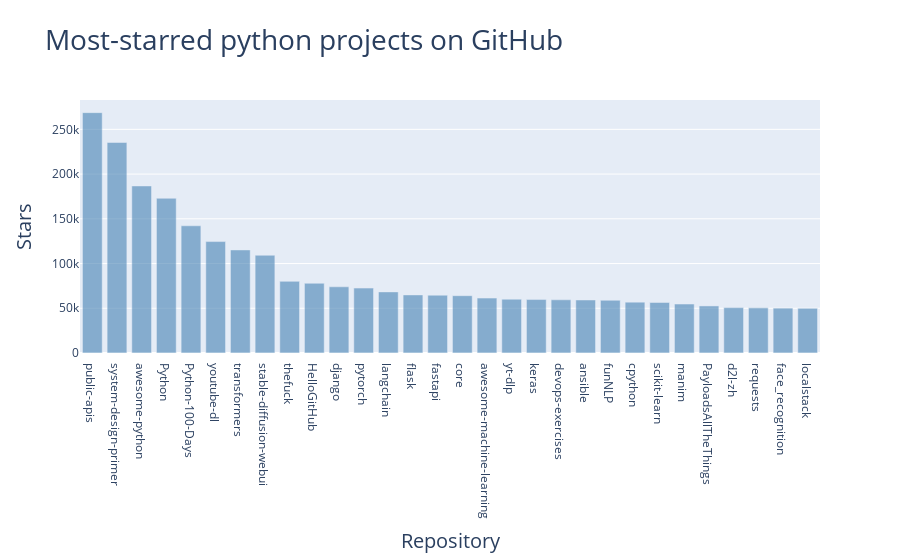

The code cell stored with this chart in its notebook:
### Markdown cell above
Adding Clickable Links 
Customiziing Marker colors

### Code cell
import requests
import plotly.express as px

# Make an APC call to Github
url = "https://api.github.com/search/repositories?q=language:python+sort:stars+stars:>10000"

headers = {"Accept": "application/vnd.github.v3+json"}
r = requests.get(url, headers=headers)
print(f"Status Code: {r.status_code}")

# Process over the result
response_dict = r.json()
print(f"Completed Results: {not response_dict['incomplete_results']}")

# process repository information
repo_dicts = response_dict["items"]
repo_links, stars, hover_texts = [], [], []

for repo_dict in repo_dicts:
    # Turn repo naes into actives links.
    repo_name = repo_dict["name"]
    repo_url = repo_dict["html_url"]
    repo_link = f"<a href='{repo_url}' > {repo_name}</a>"
    repo_links.append(repo_link)
    stars.append(repo_dict["stargazers_count"])
    owner = repo_dict["owner"]["login"]
    description = repo_dict["description"]
    hover_text = f"{owner} <br /> {description}"
    hover_texts.append(hover_text)

# Make a visualization
title = "Most-starred python projects on GitHub"
labels = {"x": "Repository", "y": "Stars"}
fig = px.bar(x=repo_links, y=stars, title=title, labels=labels, hover_name=hover_texts)

fig.update_layout(
    title_font_size=28, xaxis_title_font_size=20, yaxis_title_font_size=20
)

# Customizing Maker colors 
fig.update_traces(marker_color ='SteelBlue',marker_opacity = 0.6)

fig.show()

### Figure 1 — Plotly figure (JSON) as saved in the notebook; plotly's stock layout.template omitted (floating-point values rounded to 4 significant figures)
{"data": [{"alignmentgroup": "True", "hovertemplate": "<b>%{hovertext}</b><br><br>Repository=%{x}<br>Stars=%{y}<extra></extra>", "hovertext": ["public-apis <br /> A collective list of free APIs", "donnemartin <br /> Learn how to design large-scale systems. Prep for the system design interview.  Includes Anki flashcards.", "vinta <br /> A curated list of awesome Python frameworks, libraries, software and resources", "TheAlgorithms <br /> All Algorithms implemented in Python", "jackfrued <br /> Python - 100天从新手到大师", "ytdl-org <br /> Command-line program to download videos from YouTube.com and other video sites", "huggingface <br /> 🤗 Transformers: State-of-the-art Machine Learning for Pytorch, TensorFlow, and JAX.", "AUTOMATIC1111 <br /> Stable Diffusion web UI", "nvbn <br /> Magnificent app which corrects your previous console command.", "521xueweihan <br /> :octocat: 分享 GitHub 上有趣、入门级的开源项目。Share interesting, entry-level open source projects on GitHub.", "django <br /> The Web framework for perfectionists with deadlines.", "pytorch <br /> Tensors and Dynamic neural networks in Python with strong GPU acceleration", "langchain-ai <br /> ⚡ Building applications with LLMs through composability ⚡", "pallets <br /> The Python micro framework for building web applications.", "tiangolo <br /> FastAPI framework, high performance, easy to learn, fast to code, ready for production", "home-assistant <br /> :house_with_garden: Open source home automation that puts local control and privacy first.", "josephmisiti <br /> A curated list of awesome Machine Learning frameworks, libraries and software.", "yt-dlp <br /> A youtube-dl fork with additional features and fixes", "keras-team <br /> Deep Learning for humans", "bregman-arie <br /> Linux, Jenkins, AWS, SRE, Prometheus, Docker, Python, Ansible, Git, Kubernetes, Terraform, OpenStack, SQL, NoSQL, Azure, GCP, DNS, Elastic, Network, Virtualization. DevOps Interview Questions", "ansible <br /> Ansible is a radically simple IT automation platform that makes your applications and systems easier to deploy and maintain. Automate everything from code deployment to network configuration to cloud management, in a language that approaches plain English, using SSH, with no agents to install on remote systems. https://docs.ansible.com.", "fighting41love <br /> 中英文敏感词、语言检测、中外手机/电话归属地/运营商查询、名字推断性别、手机号抽取、身份证抽取、邮箱抽取、中日文人名库、中文缩写库、拆字词典、词汇情感值、停用词、反动词表、暴恐词表、繁简体转换、英文模拟中文发音、汪峰歌词生成器、职业名称词库、同义词库、反义词库、否定词库、汽车品牌词库、汽车零件词库、连续英文切割、各种中文词向量、公司名字大全、古诗词库、IT词库、财经词库、成语词库、地名词库、历史名人词库、诗词词库、医学词库、饮食词库、法律词库、汽车词库、动物词库、中文聊天语料、中文谣言数据、百度中文问答数据集、句子相似度匹配算法集合、bert资源、文本生成&摘要相关工具、cocoNLP信息抽取工具、国内电话号码正则匹配、清华大学XLORE:中英文跨语言百科知识图谱、清华大学人工智能技术系列报告、自然语言生成、NLU太难了系列、自动对联数据及机器人、用户名黑名单列表、罪名法务名词及分类模型、微信公众号语料、cs224n深度学习自然语言处理课程、中文手写汉字识别、中文自然语言处理 语料/数据集、变量命名神器、分词语料库+代码、任务型对话英文数据集、ASR 语音数据集 + 基于深度学习的中文语音识别系统、笑声检测器、Microsoft多语言数字/单位/如日期时间识别包、中华新华字典数据库及api(包括常用歇后语、成语、词语和汉字)、文档图谱自动生成、SpaCy 中文模型、Common Voice语音识别数据集新版、神经网络关系抽取、基于bert的命名实体识别、关键词(Keyphrase)抽取包pke、基于医疗领域知识图谱的问答系统、基于依存句法与语义角色标注的事件三元组抽取、依存句法分析4万句高质量标注数据、cnocr：用来做中文OCR的Python3包、中文人物关系知识图谱项目、中文nlp竞赛项目及代码汇总、中文字符数据、speech-aligner: 从“人声语音”及其“语言文本”产生音素级别时间对齐标注的工具、AmpliGraph: 知识图谱表示学习(Python)库：知识图谱概念链接预测、Scattertext 文本可视化(python)、语言/知识表示工具：BERT & ERNIE、中文对比英文自然语言处理NLP的区别综述、Synonyms中文近义词工具包、HarvestText领域自适应文本挖掘工具（新词发现-情感分析-实体链接等）、word2word：(Python)方便易用的多语言词-词对集：62种语言/3,564个多语言对、语音识别语料生成工具：从具有音频/字幕的在线视频创建自动语音识别(ASR)语料库、构建医疗实体识别的模型（包含词典和语料标注）、单文档非监督的关键词抽取、Kashgari中使用gpt-2语言模型、开源的金融投资数据提取工具、文本自动摘要库TextTeaser: 仅支持英文、人民日报语料处理工具集、一些关于自然语言的基本模型、基于14W歌曲知识库的问答尝试--功能包括歌词接龙and已知歌词找歌曲以及歌曲歌手歌词三角关系的问答、基于Siamese bilstm模型的相似句子判定模型并提供训练数据集和测试数据集、用Transformer编解码模型实现的根据Hacker News文章标题自动生成评论、用BERT进行序列标记和文本分类的模板代码、LitBank：NLP数据集——支持自然语言处理和计算人文学科任务的100部带标记英文小说语料、百度开源的基准信息抽取系统、虚假新闻数据集、Facebook: LAMA语言模型分析，提供Transformer-XL/BERT/ELMo/GPT预训练语言模型的统一访问接口、CommonsenseQA：面向常识的英文QA挑战、中文知识图谱资料、数据及工具、各大公司内部里大牛分享的技术文档 PDF 或者 PPT、自然语言生成SQL语句（英文）、中文NLP数据增强（EDA）工具、英文NLP数据增强工具 、基于医药知识图谱的智能问答系统、京东商品知识图谱、基于mongodb存储的军事领域知识图谱问答项目、基于远监督的中文关系抽取、语音情感分析、中文ULMFiT-情感分析-文本分类-语料及模型、一个拍照做题程序、世界各国大规模人名库、一个利用有趣中文语料库 qingyun 训练出来的中文聊天机器人、中文聊天机器人seqGAN、省市区镇行政区划数据带拼音标注、教育行业新闻语料库包含自动文摘功能、开放了对话机器人-知识图谱-语义理解-自然语言处理工具及数据、中文知识图谱：基于百度百科中文页面-抽取三元组信息-构建中文知识图谱、masr: 中文语音识别-提供预训练模型-高识别率、Python音频数据增广库、中文全词覆盖BERT及两份阅读理解数据、ConvLab：开源多域端到端对话系统平台、中文自然语言处理数据集、基于最新版本rasa搭建的对话系统、基于TensorFlow和BERT的管道式实体及关系抽取、一个小型的证券知识图谱/知识库、复盘所有NLP比赛的TOP方案、OpenCLaP：多领域开源中文预训练语言模型仓库、UER：基于不同语料+编码器+目标任务的中文预训练模型仓库、中文自然语言处理向量合集、基于金融-司法领域(兼有闲聊性质)的聊天机器人、g2pC：基于上下文的汉语读音自动标记模块、Zincbase 知识图谱构建工具包、诗歌质量评价/细粒度情感诗歌语料库、快速转化「中文数字」和「阿拉伯数字」、百度知道问答语料库、基于知识图谱的问答系统、jieba_fast 加速版的jieba、正则表达式教程、中文阅读理解数据集、基于BERT等最新语言模型的抽取式摘要提取、Python利用深度学习进行文本摘要的综合指南、知识图谱深度学习相关资料整理、维基大规模平行文本语料、StanfordNLP 0.2.0：纯Python版自然语言处理包、NeuralNLP-NeuralClassifier：腾讯开源深度学习文本分类工具、端到端的封闭域对话系统、中文命名实体识别：NeuroNER vs. BertNER、新闻事件线索抽取、2019年百度的三元组抽取比赛：“科学空间队”源码、基于依存句法的开放域文本知识三元组抽取和知识库构建、中文的GPT2训练代码、ML-NLP - 机器学习(Machine Learning)NLP面试中常考到的知识点和代码实现、nlp4han:中文自然语言处理工具集(断句/分词/词性标注/组块/句法分析/语义分析/NER/N元语法/HMM/代词消解/情感分析/拼写检查、XLM：Facebook的跨语言预训练语言模型、用基于BERT的微调和特征提取方法来进行知识图谱百度百科人物词条属性抽取、中文自然语言处理相关的开放任务-数据集-当前最佳结果、CoupletAI - 基于CNN+Bi-LSTM+Attention 的自动对对联系统、抽象知识图谱、MiningZhiDaoQACorpus - 580万百度知道问答数据挖掘项目、brat rapid annotation tool: 序列标注工具、大规模中文知识图谱数据：1.4亿实体、数据增强在机器翻译及其他nlp任务中的应用及效果、allennlp阅读理解:支持多种数据和模型、PDF表格数据提取工具 、 Graphbrain：AI开源软件库和科研工具，目的是促进自动意义提取和文本理解以及知识的探索和推断、简历自动筛选系统、基于命名实体识别的简历自动摘要、中文语言理解测评基准，包括代表性的数据集&基准模型&语料库&排行榜、树洞 OCR 文字识别 、从包含表格的扫描图片中识别表格和文字、语声迁移、Python口语自然语言处理工具集(英文)、 similarity：相似度计算工具包，java编写、海量中文预训练ALBERT模型 、Transformers 2.0 、基于大规模音频数据集Audioset的音频增强 、Poplar：网页版自然语言标注工具、图片文字去除，可用于漫画翻译 、186种语言的数字叫法库、Amazon发布基于知识的人-人开放领域对话数据集 、中文文本纠错模块代码、繁简体转换 、 Python实现的多种文本可读性评价指标、类似于人名/地名/组织机构名的命名体识别数据集 、东南大学《知识图谱》研究生课程(资料)、. 英文拼写检查库 、 wwsearch是企业微信后台自研的全文检索引擎、CHAMELEON：深度学习新闻推荐系统元架构 、 8篇论文梳理BERT相关模型进展与反思、DocSearch：免费文档搜索引擎、 LIDA：轻量交互式对话标注工具 、aili - the fastest in-memory index in the East 东半球最快并发索引 、知识图谱车音工作项目、自然语言生成资源大全 、中日韩分词库mecab的Python接口库、中文文本摘要/关键词提取、汉字字符特征提取器 (featurizer)，提取汉字的特征（发音特征、字形特征）用做深度学习的特征、中文生成任务基准测评 、中文缩写数据集、中文任务基准测评 - 代表性的数据集-基准(预训练)模型-语料库-baseline-工具包-排行榜、PySS3：面向可解释AI的SS3文本分类器机器可视化工具 、中文NLP数据集列表、COPE - 格律诗编辑程序、doccano：基于网页的开源协同多语言文本标注工具 、PreNLP：自然语言预处理库、简单的简历解析器，用来从简历中提取关键信息、用于中文闲聊的GPT2模型：GPT2-chitchat、基于检索聊天机器人多轮响应选择相关资源列表(Leaderboards、Datasets、Papers)、(Colab)抽象文本摘要实现集锦(教程 、词语拼音数据、高效模糊搜索工具、NLP数据增广资源集、微软对话机器人框架 、 GitHub Typo Corpus：大规模GitHub多语言拼写错误/语法错误数据集、TextCluster：短文本聚类预处理模块 Short text cluster、面向语音识别的中文文本规范化、BLINK：最先进的实体链接库、BertPunc：基于BERT的最先进标点修复模型、Tokenizer：快速、可定制的文本词条化库、中文语言理解测评基准，包括代表性的数据集、基准(预训练)模型、语料库、排行榜、spaCy 医学文本挖掘与信息提取 、 NLP任务示例项目代码集、 python拼写检查库、chatbot-list - 行业内关于智能客服、聊天机器人的应用和架构、算法分享和介绍、语音质量评价指标(MOSNet, BSSEval, STOI, PESQ, SRMR)、 用138GB语料训练的法文RoBERTa预训练语言模型 、BERT-NER-Pytorch：三种不同模式的BERT中文NER实验、无道词典 - 有道词典的命令行版本，支持英汉互查和在线查询、2019年NLP亮点回顾、 Chinese medical dialogue data 中文医疗对话数据集 、最好的汉字数字(中文数字)-阿拉伯数字转换工具、 基于百科知识库的中文词语多词义/义项获取与特定句子词语语义消歧、awesome-nlp-sentiment-analysis - 情感分析、情绪原因识别、评价对象和评价词抽取、LineFlow：面向所有深度学习框架的NLP数据高效加载器、中文医学NLP公开资源整理 、MedQuAD：(英文)医学问答数据集、将自然语言数字串解析转换为整数和浮点数、Transfer Learning in Natural Language Processing (NLP) 、面向语音识别的中文/英文发音辞典、Tokenizers：注重性能与多功能性的最先进分词器、CLUENER 细粒度命名实体识别 Fine Grained Named Entity Recognition、 基于BERT的中文命名实体识别、中文谣言数据库、NLP数据集/基准任务大列表、nlp相关的一些论文及代码, 包括主题模型、词向量(Word Embedding)、命名实体识别(NER)、文本分类(Text Classificatin)、文本生成(Text Generation)、文本相似性(Text Similarity)计算等，涉及到各种与nlp相关的算法，基于keras和tensorflow 、Python文本挖掘/NLP实战示例、 Blackstone：面向非结构化法律文本的spaCy pipeline和NLP模型通过同义词替换实现文本“变脸” 、中文 预训练 ELECTREA 模型: 基于对抗学习 pretrain Chinese Model 、albert-chinese-ner - 用预训练语言模型ALBERT做中文NER 、基于GPT2的特定主题文本生成/文本增广、开源预训练语言模型合集、多语言句向量包、编码、标记和实现：一种可控高效的文本生成方法、 英文脏话大列表 、attnvis：GPT2、BERT等transformer语言模型注意力交互可视化、CoVoST：Facebook发布的多语种语音-文本翻译语料库，包括11种语言(法语、德语、荷兰语、俄语、西班牙语、意大利语、土耳其语、波斯语、瑞典语、蒙古语和中文)的语音、文字转录及英文译文、Jiagu自然语言处理工具 - 以BiLSTM等模型为基础，提供知识图谱关系抽取 中文分词 词性标注 命名实体识别 情感分析 新词发现 关键词 文本摘要 文本聚类等功能、用unet实现对文档表格的自动检测，表格重建、NLP事件提取文献资源列表 、 金融领域自然语言处理研究资源大列表、CLUEDatasetSearch - 中英文NLP数据集：搜索所有中文NLP数据集，附常用英文NLP数据集 、medical_NER - 中文医学知识图谱命名实体识别 、(哈佛)讲因果推理的免费书、知识图谱相关学习资料/数据集/工具资源大列表、Forte：灵活强大的自然语言处理pipeline工具集 、Python字符串相似性算法库、PyLaia：面向手写文档分析的深度学习工具包、TextFooler：针对文本分类/推理的对抗文本生成模块、Haystack：灵活、强大的可扩展问答(QA)框架、中文关键短语抽取工具", "python <br /> The Python programming language", "scikit-learn <br /> scikit-learn: machine learning in Python", "3b1b <br /> Animation engine for explanatory math videos", "swisskyrepo <br /> A list of useful payloads and bypass for Web Application Security and Pentest/CTF", "d2l-ai <br /> 《动手学深度学习》：面向中文读者、能运行、可讨论。中英文版被70多个国家的500多所大学用于教学。", "psf <br /> A simple, yet elegant, HTTP library.", "ageitgey <br /> The world's simplest facial recognition api for Python and the command line", "localstack <br /> 💻 A fully functional local AWS cloud stack. Develop and test your cloud & Serverless apps offline"], "legendgroup": "", "marker": {"color": "SteelBlue", "opacity": 0.6, "pattern": {"shape": ""}}, "name": "", "offsetgroup": "", "orientation": "v", "showlegend": false, "textposition": "auto", "type": "bar", "x": ["<a href='https://github.com/public-apis/public-apis' > public-apis</a>", "<a href='https://github.com/donnemartin/system-design-primer' > system-design-primer</a>", "<a href='https://github.com/vinta/awesome-python' > awesome-python</a>", "<a href='https://github.com/TheAlgorithms/Python' > Python</a>", "<a href='https://github.com/jackfrued/Python-100-Days' > Python-100-Days</a>", "<a href='https://github.com/ytdl-org/youtube-dl' > youtube-dl</a>", "<a href='https://github.com/huggingface/transformers' > transformers</a>", "<a href='https://github.com/AUTOMATIC1111/stable-diffusion-webui' > stable-diffusion-webui</a>", "<a href='https://github.com/nvbn/thefuck' > thefuck</a>", "<a href='https://github.com/521xueweihan/HelloGitHub' > HelloGitHub</a>", "<a href='https://github.com/django/django' > django</a>", "<a href='https://github.com/pytorch/pytorch' > pytorch</a>", "<a href='https://github.com/langchain-ai/langchain' > langchain</a>", "<a href='https://github.com/pallets/flask' > flask</a>", "<a href='https://github.com/tiangolo/fastapi' > fastapi</a>", "<a href='https://github.com/home-assistant/core' > core</a>", "<a href='https://github.com/josephmisiti/awesome-machine-learning' > awesome-machine-learning</a>", "<a href='https://github.com/yt-dlp/yt-dlp' > yt-dlp</a>", "<a href='https://github.com/keras-team/keras' > keras</a>", "<a href='https://github.com/bregman-arie/devops-exercises' > devops-exercises</a>", "<a href='https://github.com/ansible/ansible' > ansible</a>", "<a href='https://github.com/fighting41love/funNLP' > funNLP</a>", "<a href='https://github.com/python/cpython' > cpython</a>", "<a href='https://github.com/scikit-learn/scikit-learn' > scikit-learn</a>", "<a href='https://github.com/3b1b/manim' > manim</a>", "<a href='https://github.com/swisskyrepo/PayloadsAllTheThings' > PayloadsAllTheThings</a>", "<a href='https://github.com/d2l-ai/d2l-zh' > d2l-zh</a>", "<a href='https://github.com/psf/requests' > requests</a>", "<a href='https://github.com/ageitgey/face_recognition' > face_recognition</a>", "<a href='https://github.com/localstack/localstack' > localstack</a>"], "xaxis": "x", "y": [268673, 235337, 186730, 172940, 142196, 124553, 115217, 109257, 80081, 77939, 74005, 72560, 68310, 64933, 64621, 64056, 61370, 60139, 59735, 59473, 59260, 58930, 56796, 56428, 54727, 52593, 50834, 50530, 50195, 49996], "yaxis": "y"}], "layout": {"barmode": "relative", "legend": {"tracegroupgap": 0}, "title": {"font": {"size": 28}, "text": "Most-starred python projects on GitHub"}, "xaxis": {"anchor": "y", "domain": [0, 1], "title": {"font": {"size": 20}, "text": "Repository"}}, "yaxis": {"anchor": "x", "domain": [0, 1], "title": {"font": {"size": 20}, "text": "Stars"}}}}
